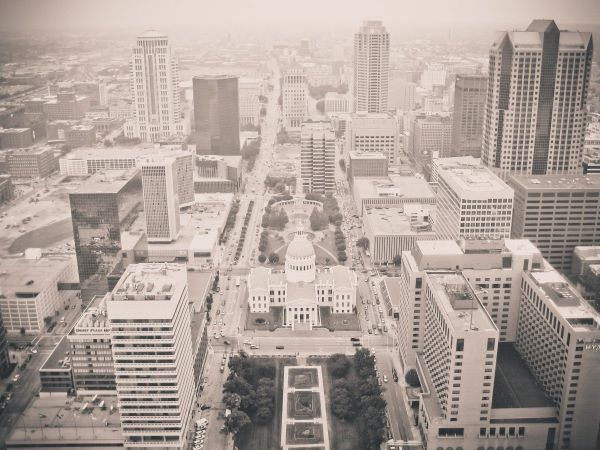
#> input picture assets/photos/city-01.jpg, 1200 x 900 px (shown at 1/2 size)
$ python -i photos.py   (imports and definitions only)
#> lines starting #> are read from the running program, lines starting #| are printed output that depends on the picture
# -*- coding: utf-8 -*-
"""图片：自带 CC0 图库（50 张，来自 Hugging Face 数据集 KoalaAI/StockImages-CC0），可选联网从多个开源图库取图。
按单张图的中文匹配词挑图（也可直接写文件名），铺满指定格子（等比裁切），正文页内的图片先降饱和、向主色调色；封面和转场的全幅图叠主色渐变蒙版。
联网取到的每张图都记入输出目录的 图片来源.json，供用户核查授权。网络不可用时退回自带图库；没有相关的图就不放。"""
import json
import os
import tempfile
from PIL import Image
from pptx.util import Emu
from pptx.oxml.ns import qn
from pptx.enum.shapes import MSO_SHAPE
from lxml import etree

HERE = os.path.dirname(os.path.abspath(__file__))
DIR = os.path.join(os.path.dirname(HERE), "assets", "photos")
PX = 9525
_LIB = None

# 中文主题 → 类别
TOPIC = {"城市": "城市楼宇", "楼宇": "城市楼宇", "总部": "城市楼宇", "区域": "城市楼宇", "经营": "城市楼宇",
         "物流": "物流交通", "运输": "物流交通", "冷链": "物流交通", "配送": "物流交通", "港口": "物流交通", "交通": "物流交通",
         "办公": "办公会议", "会议": "办公会议", "团队": "办公会议", "管理": "办公会议", "客户": "办公会议",
         "工业": "工业科技", "仓储": "工业科技", "库房": "工业科技", "能源": "工业科技", "科技": "工业科技", "制造": "工业科技",
         "自然": "自然意境", "展望": "自然意境", "愿景": "自然意境",
         "生鲜": "生鲜食品", "水产": "生鲜食品", "冻品": "生鲜食品", "鲜果": "生鲜食品", "鲜蔬": "生鲜食品",
         "乳品": "生鲜食品", "食品": "生鲜食品", "业务结构": "生鲜食品", "货运": "物流交通", "集装箱": "物流交通"}


# [6 lines left out: function lib, not called in this run]


def _words(topic):
    import re
    return [w for w in re.split(r"[、，,；;/\s]+", topic or "") if w]


# [54 lines left out: functions _local_file, candidates, pick, not called in this run]


# 全图蒙版版式（首页、目录、转场整幅铺图、上面压蒙版写字）的背景模糊：按 1280 宽画布折算的像素半径
BG_BLUR = 7


# [91 lines left out: functions blur, place, place_faded, overlay, not called in this run]


def tone(path, main="0E5A78", sat=0.25, duo=0.55, out_dir=None):
    """页内图片调色：降饱和 + 向主色做双色调混合，避免与主色冲突。
    sat：保留的原始饱和度（0=黑白）；duo：主色双色调占比。返回处理后的文件路径。"""
#> called with path = '../assets/photos/city-01.jpg', main = '0E5A78', sat = 0.25, duo = 0.55
    from PIL import ImageEnhance, ImageOps
    im = Image.open(path).convert("RGB")
#> im is the input picture: PIL image 1200x900 RGB; mean R, G, B 174.7, 161.7, 154.3
    low = ImageEnhance.Color(im).enhance(sat)
    low = ImageEnhance.Contrast(low).enhance(0.92)
    # 冷色主色直接向主色调色；暖色、绿色主色调色后照片会发粉或发绿，改向"主色混灰"的中性色调色
    import colorsys as _cs
    _h, _l, _s = _cs.rgb_to_hls(*(int(main[i:i + 2], 16) / 255 for i in (0, 2, 4)))
    if not (170 / 360 <= _h < 330 / 360):
        mm = [int(main[i:i + 2], 16) for i in (0, 2, 4)]
        main = "".join("%02X" % round(c + (110 - c) * 0.7) for c in mm)
    r, g, b = (int(main[i:i + 2], 16) for i in (0, 2, 4))
    dark = tuple(int(c * 0.55) for c in (r, g, b))
    light = tuple(int(c + (255 - c) * 0.92) for c in (r, g, b))
    duotone = ImageOps.colorize(ImageOps.grayscale(im), black=dark, white=light)
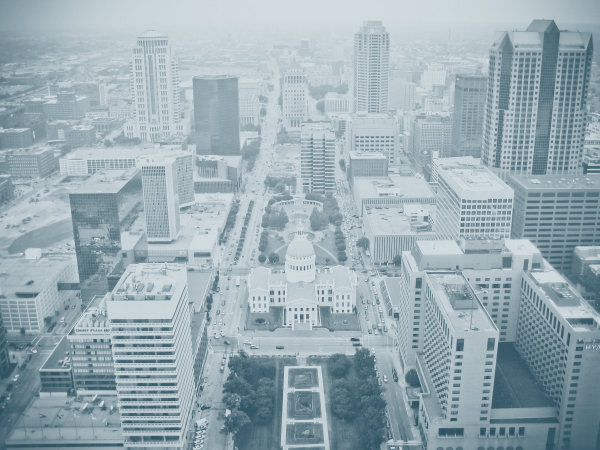
#> duotone: PIL image 1200x900 RGB (shown at 1/2 size); mean R, G, B 153.8, 172.5, 180.5
    res = Image.blend(low, duotone, duo)
    out_dir = out_dir or os.path.join(tempfile.gettempdir(), "niuppt_toned")
    os.makedirs(out_dir, exist_ok=True)
    out = os.path.join(out_dir, f"{os.path.splitext(os.path.basename(path))[0]}_{main}.jpg")
    res.save(out, quality=88)
    return out


# ================= 联网取图（可选） =================
# 中文主题 → 英文检索词。主题里本身有英文时直接用英文检索。
EN = {"城市": "city skyline", "楼宇": "office building", "总部": "corporate building", "物流": "logistics truck",
      "运输": "freight transport", "冷链": "refrigerated truck", "配送": "delivery van", "港口": "container port",
      "办公": "office desk", "会议": "business meeting room", "团队": "teamwork office", "工业": "factory production line",
      "仓储": "warehouse shelves", "库房": "warehouse", "能源": "solar power plant", "科技": "technology data center",
      "制造": "manufacturing", "自然": "mountain lake", "展望": "sunrise horizon", "生鲜": "fresh vegetables market",
      "水产": "seafood market", "乳品": "milk dairy", "农业": "farmland", "金融": "financial district",
      "银行": "bank building", "医疗": "hospital", "教育": "classroom", "零售": "retail store",
      "图书馆": "library bookshelves", "图书": "books bookshelf", "阅读": "reading books", "书": "books",
      "社区": "community neighborhood", "培训": "training workshop", "学校": "school campus", "校园": "university campus",
      "政务": "government service hall", "窗口": "service counter", "客服": "customer service", "柜台": "service counter",
      "文件": "documents paperwork", "合同": "contract signing", "数据": "data analytics dashboard", "电脑": "laptop work",
      "包装": "packaging boxes", "周转箱": "plastic crates", "纸箱": "cardboard boxes", "快递": "parcel delivery",
      "工地": "construction site", "建筑": "construction", "医院": "hospital corridor", "药品": "pharmacy",
      "农村": "rural village", "乡村": "countryside village", "车辆": "fleet vehicles", "公交": "bus", "汽车": "car"}

# 依次尝试的开源图库，都不需要申请密钥。
# 两个都是聚合图库，每张图授权不同（公共领域、CC0、CC BY、CC BY-SA 等），授权与来源逐张记入 图片来源.json，
# 是否可用、是否需要署名由使用者自行核查。
SOURCES = ("wikimedia", "openverse")  # 维基共享资源直接给 1600px 缩略图，下载快，放第一
TIMEOUT = 5
MAX_SIDE = 1920
MAX_BYTES = 25 * 1024 * 1024  # 单张图下载上限
PREFETCH_WORKERS = 6
CACHE_NAME = ".图片缓存.json"
_BUDGET = {"deadline": None}
UA = {"User-Agent": "newx-ppt/1.0 (+https://github.com/ZJN2018/newx-ppt)"}


# [83 lines left out: functions _query, _get_json, _search, budget_start, _left, _net_ok, not called in this run]


def _timeout():
    left = _left()
    return TIMEOUT if left is None else max(0.5, min(TIMEOUT, left))


# [9 lines left out: function _cache, not called in this run]


def _cache_save(out_dir, c):
    json.dump(c, open(os.path.join(out_dir, CACHE_NAME), "w", encoding="utf-8"), ensure_ascii=False)


# [5 lines left out: function _usable, not called in this run]


def _dst(out_dir, item):
    return os.path.join(out_dir, "img_%s.jpg" % item["id"].replace("/", "_")[:24])


# [200 lines left out: functions _sock_of, _download, _record, _take, fetch, prefetch and 1 more, not called in this run]


_NET = {"down": False}

COPYRIGHT_NOTE = ("本稿使用了从开源图库联网下载的图片，来源与授权逐张记在 图片来源.json。"
                  "每张图授权不同（公共领域、CC0、CC BY 需署名、CC BY-SA 需署名并相同方式共享），"
                  "且授权不覆盖画面中的人物肖像与商标。对外使用前请逐张核查，需要署名的在页脚或末页注明作者与来源。")


STRONG = 6  # 自带图库“强相关”的分数：至少两个关键词命中


# [5 lines left out: function online_default, not called in this run]


LIB_MAX_SHARE = 0.30  # 一套稿子里自带图库的图最多占 30%，其余从开源图库联网取（用户自己给的图不计）


def is_library(path):
    return bool(path) and os.path.dirname(os.path.abspath(path)) == os.path.abspath(DIR)


# [114 lines left out: functions get, cover_tone, tone_for, main, not called in this run]


# [3 lines not run here, left out]

>>> result = tone('../assets/photos/city-01.jpg')
